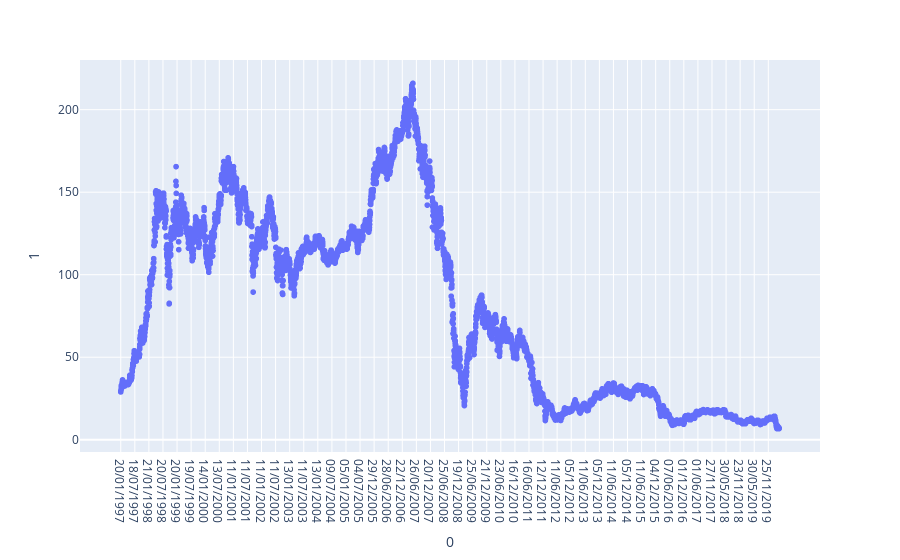

This figure's notebook cell:
### Code cell
fig2 = px.scatter(date1,x=0, y=1)
fig2.show()

### Figure 1 — Plotly figure (JSON) as saved in the notebook; plotly's stock layout.template omitted (floating-point values rounded to 4 significant figures; data arrays with more than 128 entries replaced by an {"elided": "..."} marker saying what was removed)
{"data": [{"hovertemplate": "0=%{x}<br>1=%{y}<extra></extra>", "legendgroup": "", "marker": {"color": "#636efa", "symbol": "circle"}, "mode": "markers", "name": "", "showlegend": false, "type": "scattergl", "x": {"elided": "5895 str values"}, "xaxis": "x", "y": {"elided": "5895 str values"}, "yaxis": "y"}], "layout": {"legend": {"tracegroupgap": 0}, "margin": {"t": 60}, "xaxis": {"anchor": "y", "domain": [0, 1], "title": {"text": "0"}}, "yaxis": {"anchor": "x", "domain": [0, 1], "title": {"text": "1"}}}}
